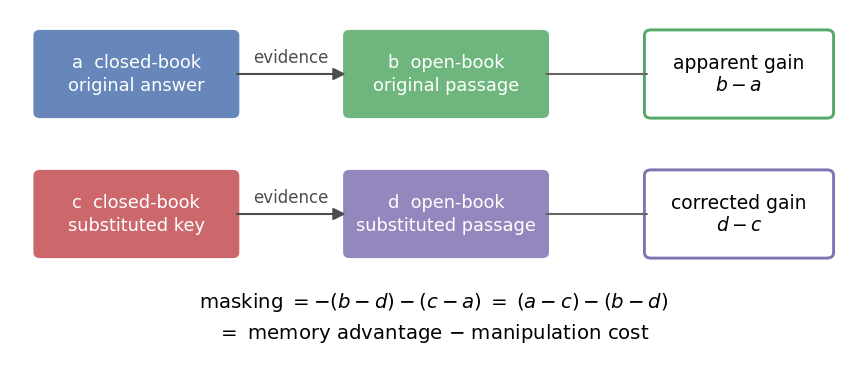
#> input picture paper/figures/fig1_method.png, 867 x 376 px; its folder holds 4 pictures in this run
$ python check_figures.py
#> lines starting #> are read from the running program, lines starting #| are printed output that depends on the picture
# -*- coding: utf-8 -*-
"""check_figures.py —— 对 paper/figures 做两项客观检查（不需要肉眼看图）。

1. **字体**：图里有没有落回中文字体（SimHei 等）。英文论文里混进 CJK 字体=字体不一致。
2. **裁切**：PNG 的最外圈像素是否全是白的。有非白像素 = 内容贴边/被裁，
   （`savefig.bbox="tight"` 也不是万能的，文字超出 axes 时会被切掉）。

用法：python paper/check_figures.py
"""
import os
import sys
import zipfile

import fitz                       # PyMuPDF：读 PDF 里的字体名
import numpy as np
from PIL import Image

HERE = os.path.dirname(os.path.abspath(__file__))
FIG = os.path.join(HERE, "figures")

CJK_FONT_HINTS = ("SimHei", "SimSun", "Microsoft YaHei", "MS Gothic", "Noto Sans CJK",
                  "Source Han", "FangSong", "KaiTi", "STSong")

bad_font, bad_edge = [], []

for fn in sorted(os.listdir(FIG)):
    path = os.path.join(FIG, fn)
    base = os.path.splitext(fn)[0]
    if fn.endswith(".pdf"):
        d = fitz.open(path)
        fonts = set()
        for p in d:
            for f in p.get_fonts(full=True):
                fonts.add(f[3])
        hit = [f for f in fonts if any(h.lower() in f.lower() for h in CJK_FONT_HINTS)]
        if hit:
            bad_font.append((fn, sorted(fonts)))
        print("%-26s 字体: %s" % (fn, ", ".join(sorted(fonts))))
    elif fn.endswith(".png"):
        a = np.asarray(Image.open(path).convert("L"))
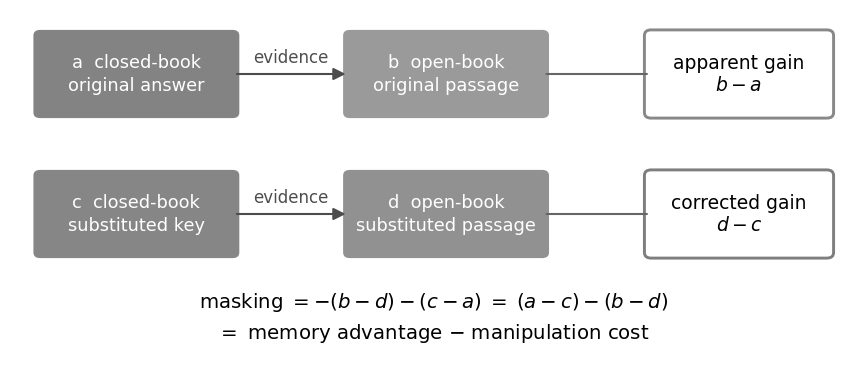
#> a: shape (376, 867); min 0, max 255, mean 225.8
        edges = {
            "top": a[0, :], "bottom": a[-1, :], "left": a[:, 0], "right": a[:, -1],
        }
        dirty = {k: int((v < 250).sum()) for k, v in edges.items() if (v < 250).sum() > 0}
#> dirty = 0 items
        if dirty:
            bad_edge.append((fn, dirty))
        print("%-26s 尺寸 %-12s 贴边像素: %s"
              % (fn, "%dx%d" % (a.shape[1], a.shape[0]), dirty or "无"))
#| fig1_method.png            尺寸 867x376      贴边像素: 无
#> pass 2 of the loop `for fn in sorted(os.listdir(FIG)):`:
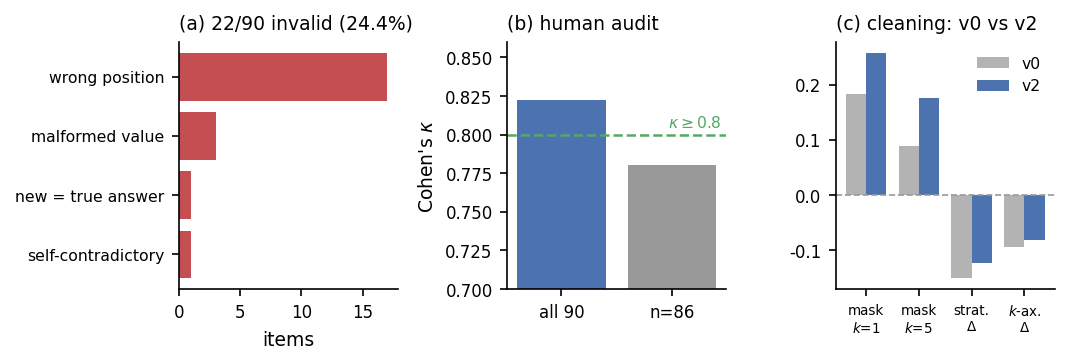
#> input picture paper/figures/fig2_validity.png, 1069 x 364 px
#> `a = np.asarray(Image.open(path).convert("L"))`:
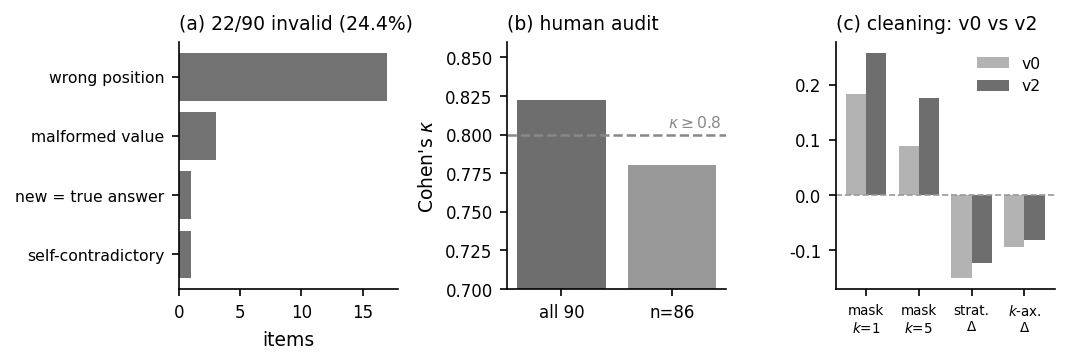
#> a: shape (364, 1069); min 0, max 255, mean 230.7
#| fig2_validity.png          尺寸 1069x364     贴边像素: 无
#> pass 3 of the loop `for fn in sorted(os.listdir(FIG)):`:
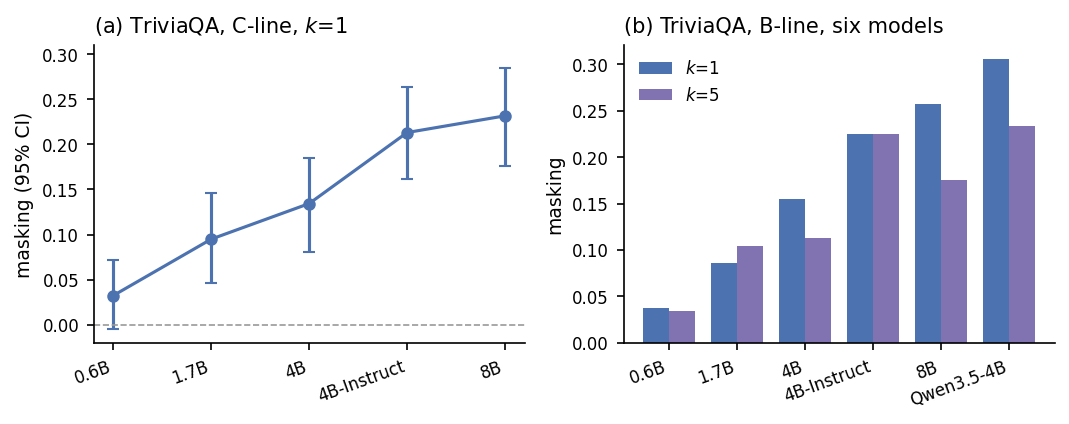
#> input picture paper/figures/fig3_scale.png, 1069 x 424 px
#> `a = np.asarray(Image.open(path).convert("L"))`:
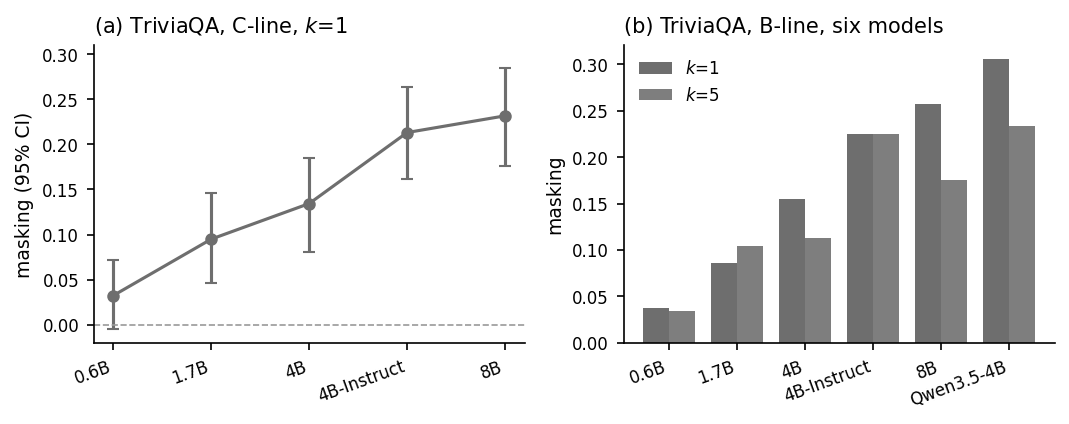
#> a: shape (424, 1069); min 0, max 255, mean 233.7
#| fig3_scale.png             尺寸 1069x424     贴边像素: 无
#> the loop made 4 passes; the first 3 are shown

print()
if bad_font:
    print("❌ 用了中文字体的图：")
    for fn, fonts in bad_font:
        print("   %s -> %s" % (fn, fonts))
else:
    print("✅ 图里没有中文字体")
if bad_edge:
    print("❌ 有内容贴边（可能被裁切）的图：")
    for fn, dirty in bad_edge:
        print("   %s -> %s" % (fn, dirty))
else:
    print("✅ 所有 PNG 四周留白干净，未被裁切")

sys.exit(1 if (bad_font or bad_edge) else 0)
#> (the program exits here)
